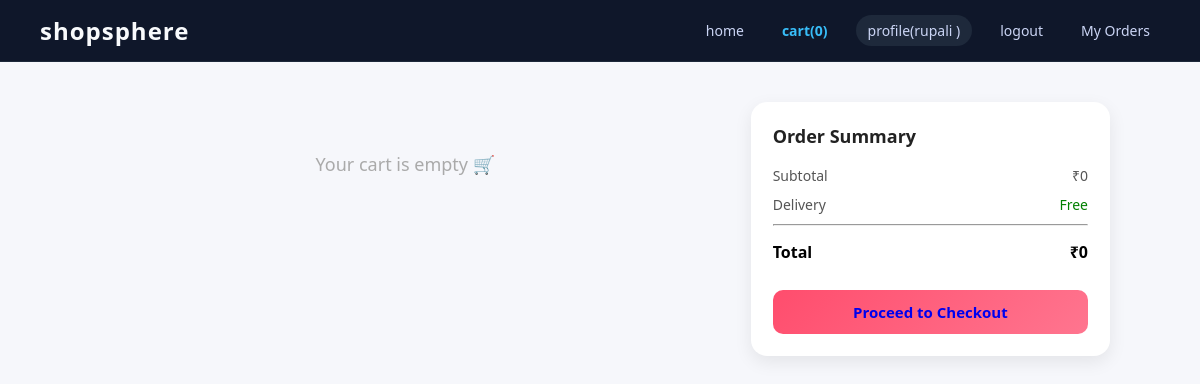
The app's page /cart/ (signed in), older data.
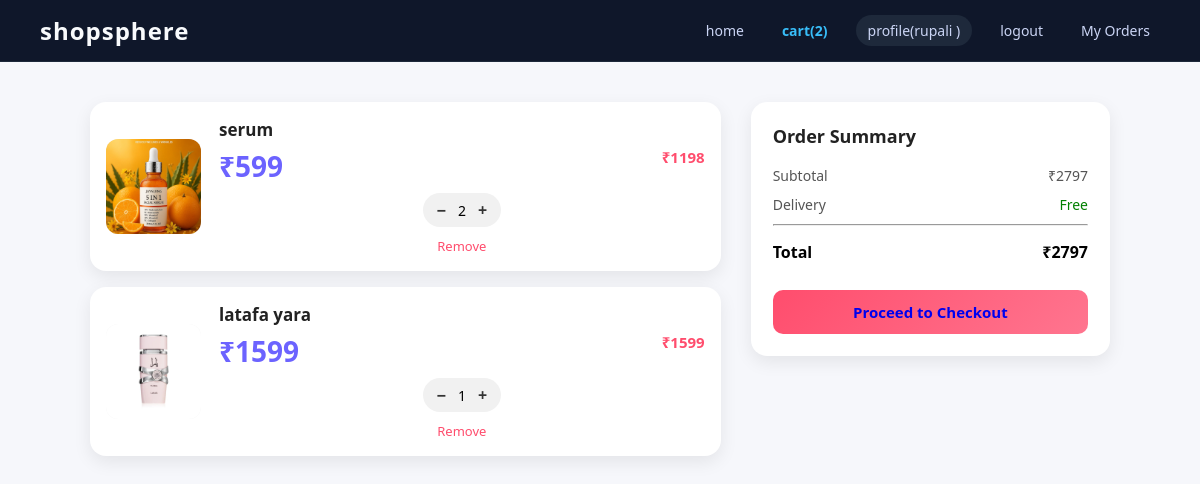
The same page, newer data.
### base/models.py (models this page shows)
class cartmodel(models.Model):
    product = models.ForeignKey(product, on_delete=models.CASCADE)
    pname=models.CharField(max_length=100)
    price=models.IntegerField()
    pcategory=models.CharField(max_length=100)
    quantity=models.IntegerField()
    totalprice=models.IntegerField()
    host=models.ForeignKey(User,on_delete=models.CASCADE)

class product(models.Model):
    pname=models.CharField(max_length=100)
    pdesc=models.CharField(max_length=200)
    price=models.IntegerField()
    pcategory=models.CharField(max_length=100)
    trending=models.BooleanField(default=False)
    offer=models.BooleanField(default=False)
    pimages=models.ImageField(default='default.jpg',upload_to='uploads')

### base/views.py (the view)
# urls.py: path('cart/',cart,name='cart'),
def cart(request):
    cartproducts_count=cartmodel.objects.filter(host=request.user).count()
    cartproducts= cartmodel.objects.filter(host=request.user)
    TA=0
    for i in cartproducts:
        TA+=i.totalprice
    return render(request,'cart.html',{'cartproducts':cartproducts,'TA':TA,'profile_nav':True,'cartproducts_count':cartproducts_count})

### base/templates/cart.html
{% extends 'main.html' %}
{% load static %}
{% load static %}
{% block css %}
<link rel="stylesheet" href="{% static 'base.css' %}">
{% endblock %}
{% block content %}
<div class="cart-container">
    <div class="cart-items">
        {% for item in cartproducts %}
        <div class="cart-card">
            <div class="cart-img">
                <img src="{{ item.product.pimages.url }}" alt="">
            </div>
            <div class="cart-details">
                <h3>{{ item.product.pname }}</h3>
                <div class="price-row">
                    <span class="price">₹{{ item.price }}</span>
                    <span class="total">₹{{ item.totalprice }}</span>
                </div>
                <div class="actions">
                    <div class="qty-box">
                        {% if item.pk %}
                            <a href="{% url 'decrease' item.pk %}">−</a>
                        {% endif %}
                        <span>{{ item.quantity }}</span>
                        {% if item.pk %}
                            <a href="{% url 'increase' item.pk %}">+</a>
                        {% endif %}
                    </div>
                    {% if item.pk %}
                        <a href="{% url 'remove' item.pk %}" class="remove">Remove</a>
                    {% endif %}
                </div>
            </div>
        </div>
        {% empty %}
            <p class="empty-cart">Your cart is empty 🛒</p>
        {% endfor %}
    </div>
    <div class="checkout-box">
        <h2>Order Summary</h2>
        <div class="summary-row">
            <span>Subtotal</span>
            <span>₹{{ TA }}</span>
        </div>
        <div class="summary-row">
            <span>Delivery</span>
            <span class="free">Free</span>
        </div>
        <hr>
        <div class="summary-total">
            <span>Total</span>
            <span>₹{{ TA }}</span>
        </div>
        <button class="checkout-btn">
            <a href="{% url 'details' %}">Proceed to Checkout</a>
        </button>
    </div>
</div>
{% endblock %}

### templates/nav.html (shortened to what this page needs)
<nav>
    <div class="logo">
        <h1>shopsphere</h1>
    </div>
    <div class="links">
        {% if request.user.is_authenticated %}
        {% if profile_nav %}
        <a href="{% url 'home' %}">home</a>
        <a href="{% url 'cart' %}">cart({{cartproducts_count}})</a>
        <a href="{% url 'profile' %}">profile({{request.user}} )</a>
        <a href="{% url 'logout_' %}">logout</a>
        <a href="{% url 'orderhistory' %}">My Orders</a>
        {% endif %}
        {% endif %}
    </div>
</nav>

Row changes from the older to the newer data that the page shows:
added cartmodel: product.pimages (picture), product.pname "serum", price "599", totalprice "1198", quantity "2", shows "Remove"
added cartmodel: product.pimages (picture), product.pname "latafa yara", price "1599", totalprice "1599", quantity "1", shows "Remove"
Text that changed along with them:
{{ cartproducts_count }}: "0" → "2"
{{ TA }}: "0" → "2797"
text no longer shown: "Your cart is empty 🛒"
